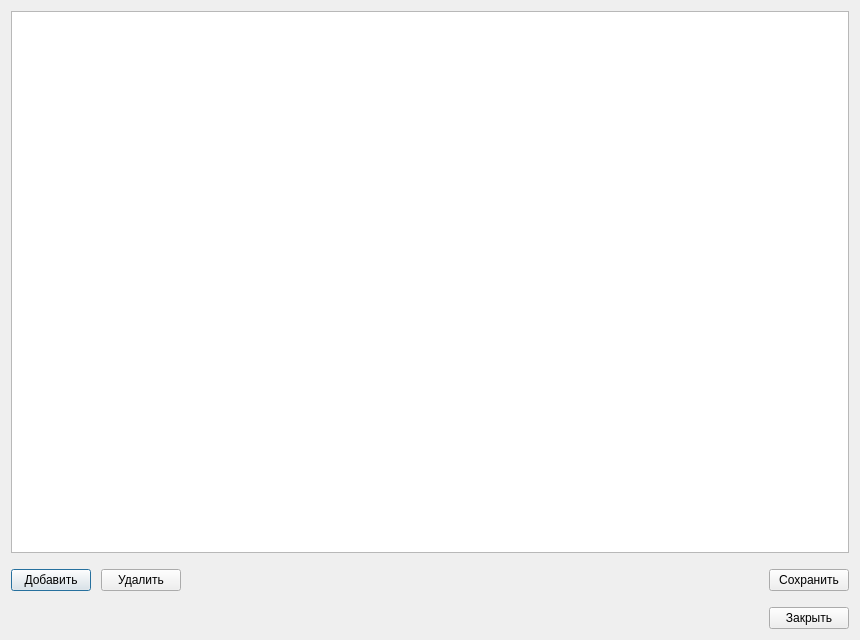
<?xml version="1.0" encoding="UTF-8"?>
<ui version="4.0">
 <class>ListOfSkillsWidget</class>
 <widget class="QDialog" name="ListOfSkillsWidget">
  <property name="geometry">
   <rect>
    <x>0</x>
    <y>0</y>
    <width>860</width>
    <height>640</height>
   </rect>
  </property>
  <property name="windowTitle">
   <string>Dialog</string>
  </property>
  <layout class="QVBoxLayout" name="verticalLayout">
   <item>
    <widget class="QTableView" name="tableView"/>
   </item>
   <item>
    <layout class="QHBoxLayout" name="horizontalLayout">
     <property name="spacing">
      <number>10</number>
     </property>
     <property name="topMargin">
      <number>10</number>
     </property>
     <item>
      <widget class="QPushButton" name="pushButton_3">
       <property name="text">
        <string>Добавить</string>
       </property>
      </widget>
     </item>
     <item>
      <widget class="QPushButton" name="pushButton_4">
       <property name="text">
        <string>Удалить</string>
       </property>
      </widget>
     </item>
     <item>
      <spacer name="horizontalSpacer_2">
       <property name="orientation">
        <enum>Qt::Horizontal</enum>
       </property>
       <property name="sizeHint" stdset="0">
        <size>
         <width>40</width>
         <height>20</height>
        </size>
       </property>
      </spacer>
     </item>
     <item>
      <widget class="QPushButton" name="pushButton">
       <property name="text">
        <string>Сохранить</string>
       </property>
      </widget>
     </item>
    </layout>
   </item>
   <item>
    <layout class="QHBoxLayout" name="horizontalLayout_2">
     <property name="topMargin">
      <number>10</number>
     </property>
     <item>
      <spacer name="horizontalSpacer">
       <property name="orientation">
        <enum>Qt::Horizontal</enum>
       </property>
       <property name="sizeHint" stdset="0">
        <size>
         <width>40</width>
         <height>20</height>
        </size>
       </property>
      </spacer>
     </item>
     <item>
      <widget class="QPushButton" name="pushButton_2">
       <property name="text">
        <string>Закрыть</string>
       </property>
      </widget>
     </item>
    </layout>
   </item>
  </layout>
 </widget>
 <resources/>
 <connections/>
</ui>
